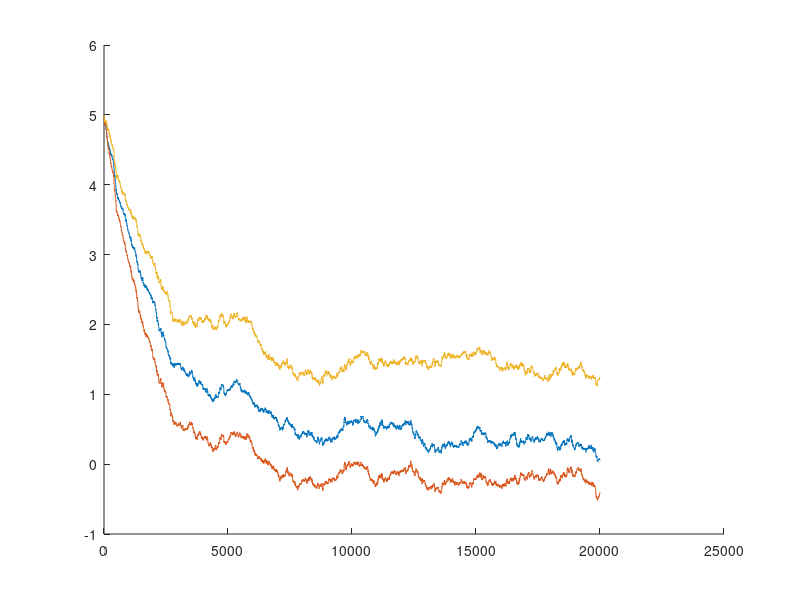
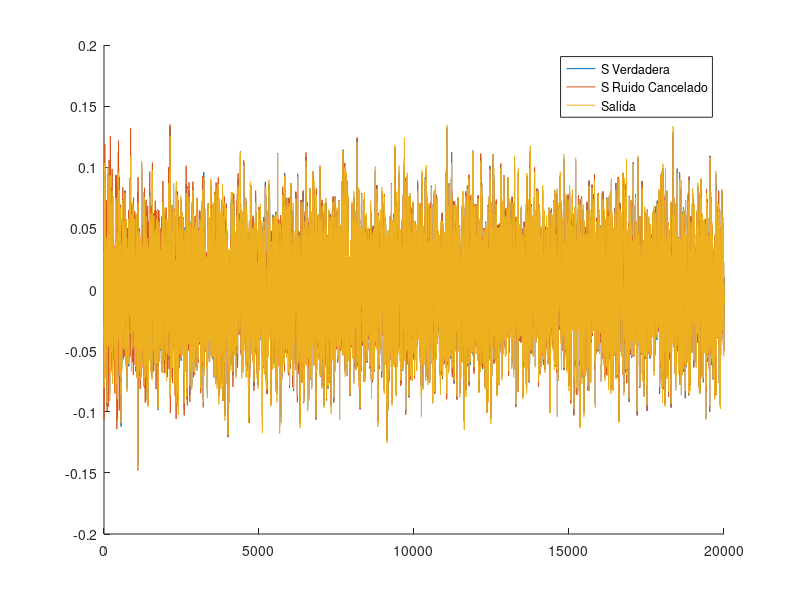
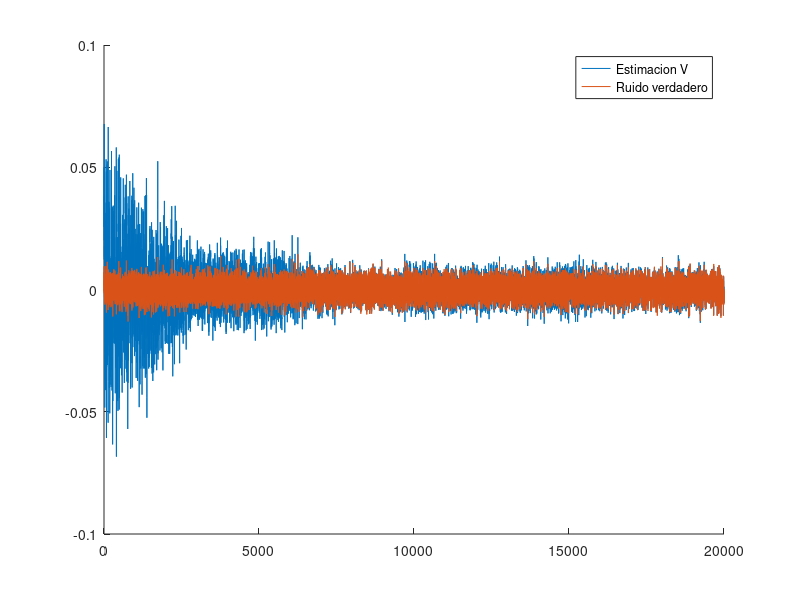
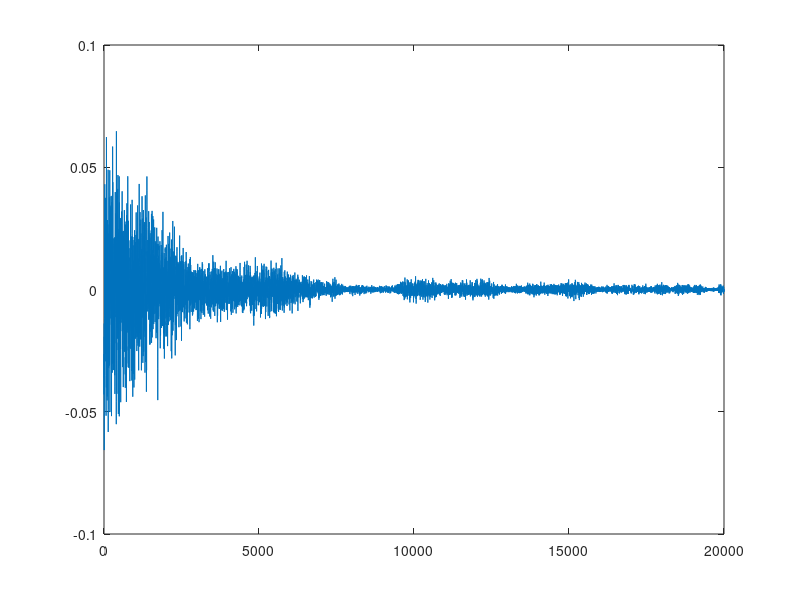

The MATLAB script that drew these images, in order:
%%%%% Problema 1
close all
clear all
L = 20010;

M = 3;
mu = 50;
a = [1];
bS = [1 0.9 0.5 0.45 0.35 0.25];
bU = [0.8 0.2 -0.1];
SigmaR2 = 0.0005; 

R = normrnd(0,sqrt(SigmaR2),L,1);
sAuxiliar = filter(bS,a,R);
S = sAuxiliar(9:20010);
SigmaS2 = var(S);
SigmaV2 = SigmaS2/(10^2);
vAuxiliar = normrnd(0,sqrt(SigmaV2),L,1);
V = vAuxiliar(9:20010);
uAuxiliar = filter(bU,a,vAuxiliar);
U = uAuxiliar(9:20010);
X = S + V;


W = zeros(M,L-M+1-8);
W(:,1) = [5 5 5];
EstimacionV = zeros(L-M+1-8,1);

for i = 1:L-M+1-8
    Error = X(i+M-1)-U(i:i+M-1)'*W(:,i);
    W(:,i+1) = W(:,i) + mu*U(i:i+M-1)*Error;
    EstimacionV(i) = W(:,i+1)'*U(i:i+M-1);
end

figure()
hold on
for i =1:M
    plot(W(i,:))
end

SVerdadera = S(3:20002);
SRuidoCancelado = X(3:20002)-EstimacionV;
ErrorEstimacion = V(3:20002) - EstimacionV;

figure()
hold on
plot(SVerdadera)
plot(SRuidoCancelado)
plot(X(3:20002))
legend('S Verdadera','S Ruido Cancelado','Salida')

figure()
hold on;
plot(EstimacionV)
plot(V(3:20002))
legend('Estimacion V','Ruido verdadero')

figure()
plot(ErrorEstimacion)

